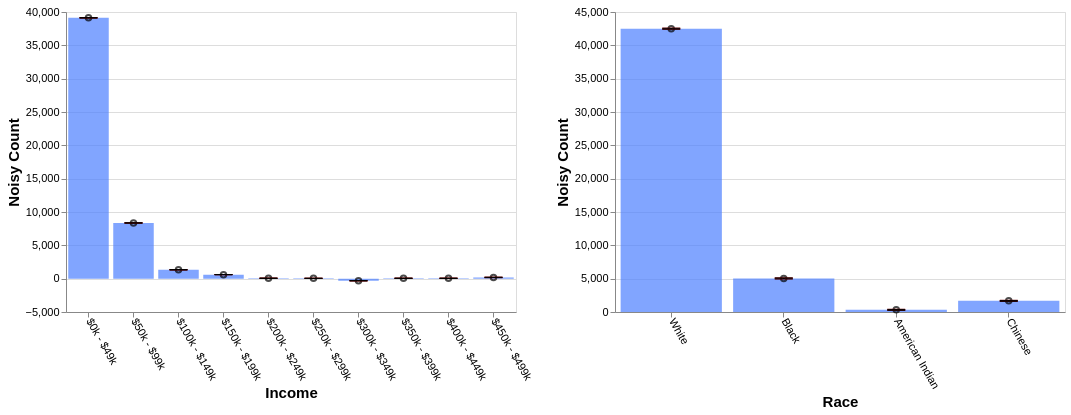

Here is the Vega-Lite specification saved for this chart:
### Vega-Lite specification from a JSON file in a GitHub repository (floating-point values rounded to 4 significant figures)
{"config": {"view": {"continuousWidth": 400, "continuousHeight": 300}, "axis": {"labelFontSize": 11, "titleFontSize": 15}, "axisBottom": {"labelAngle": 60}}, "hconcat": [{"layer": [{"mark": "bar", "encoding": {"color": {"value": "transparent"}, "tooltip": [{"aggregate": "sum", "field": "noisy_count", "title": "noisy count", "type": "quantitative"}, {"aggregate": "sum", "field": "noisy_count_prev", "title": "prev count", "type": "quantitative"}, {"aggregate": "sum", "field": "error", "title": "current error", "type": "quantitative"}, {"aggregate": "sum", "field": "error_prev", "title": "prev error", "type": "quantitative"}], "x": {"field": "income", "sort": null, "title": "Income", "type": "ordinal"}}, "height": 300, "selection": {"selector681": {"type": "interval", "encodings": ["x"]}}, "transform": [{"filter": {"selection": "selector682"}}], "width": 450}, {"mark": {"type": "bar", "color": "gray", "opacity": 0}, "encoding": {"x": {"field": "income", "sort": null, "title": "Income", "type": "ordinal"}, "y": {"aggregate": "sum", "field": "noisy_count_prev", "type": "quantitative"}}, "transform": [{"filter": {"selection": "selector682"}}]}, {"mark": {"type": "bar", "color": "#4C7FFF", "opacity": 0.7}, "encoding": {"x": {"field": "income", "sort": null, "title": "Income", "type": "ordinal"}, "y": {"aggregate": "sum", "field": "noisy_count", "type": "quantitative"}}, "transform": [{"filter": {"selection": "selector682"}}]}, {"mark": {"type": "point", "color": "black", "opacity": 0.7}, "encoding": {"x": {"field": "income", "sort": null, "title": "Income", "type": "ordinal"}, "y": {"aggregate": "sum", "field": "noisy_count", "title": "Noisy Count", "type": "quantitative"}}, "transform": [{"filter": {"selection": "selector682"}}]}, {"mark": {"type": "rule", "color": "#B6B6B6", "size": 2, "strokeDash": [3, 3]}, "encoding": {"x": {"field": "income", "sort": null, "title": "Income", "type": "ordinal"}, "y": {"aggregate": "sum", "field": "plus_error_prev_income", "title": "", "type": "quantitative"}, "y2": {"aggregate": "sum", "field": "minus_error_prev_income", "title": ""}}, "transform": [{"filter": {"selection": "selector682"}}]}, {"mark": {"type": "tick", "color": "#B90000", "size": 0, "strokeDash": [1, 1]}, "encoding": {"x": {"field": "income", "sort": null, "title": "Income", "type": "ordinal"}, "y": {"aggregate": "sum", "field": "plus_error_prev_income", "type": "quantitative"}}, "transform": [{"filter": {"selection": "selector682"}}]}, {"mark": {"type": "tick", "color": "#B90000", "size": 0, "strokeDash": [3, 1]}, "encoding": {"x": {"field": "income", "sort": null, "title": "Income", "type": "ordinal"}, "y": {"aggregate": "sum", "field": "minus_error_prev_income", "type": "quantitative"}}, "transform": [{"filter": {"selection": "selector682"}}]}, {"mark": {"type": "rule", "color": "black", "size": 2}, "encoding": {"x": {"field": "income", "sort": null, "title": "Income", "type": "ordinal"}, "y": {"aggregate": "sum", "field": "plus_error", "title": "", "type": "quantitative"}, "y2": {"aggregate": "sum", "field": "minus_error", "title": ""}}, "transform": [{"filter": {"selection": "selector682"}}]}, {"mark": {"type": "tick", "color": "black", "width": 0}, "encoding": {"x": {"field": "income", "sort": null, "title": "Income", "type": "ordinal"}, "y": {"aggregate": "sum", "field": "plus_error", "type": "quantitative"}}, "transform": [{"filter": {"selection": "selector682"}}]}, {"mark": {"type": "tick", "color": "black", "width": 0}, "encoding": {"x": {"field": "income", "sort": null, "title": "Income", "type": "ordinal"}, "y": {"aggregate": "sum", "field": "minus_error", "type": "quantitative"}}, "transform": [{"filter": {"selection": "selector682"}}]}]}, {"layer": [{"mark": "bar", "encoding": {"color": {"value": "transparent"}, "tooltip": [{"aggregate": "sum", "field": "noisy_count", "title": "noisy count", "type": "quantitative"}, {"aggregate": "sum", "field": "noisy_count_prev", "title": "prev count", "type": "quantitative"}, {"aggregate": "sum", "field": "error", "title": "current error", "type": "quantitative"}, {"aggregate": "sum", "field": "error_prev", "title": "prev error", "type": "quantitative"}], "x": {"field": "race", "sort": null, "title": "Race", "type": "ordinal"}}, "height": 300, "selection": {"selector682": {"type": "interval", "encodings": ["x"]}}, "transform": [{"filter": {"selection": "selector681"}}], "width": 450}, {"mark": {"type": "bar", "color": "gray", "opacity": 0}, "encoding": {"x": {"field": "race", "sort": null, "title": "Race", "type": "ordinal"}, "y": {"aggregate": "sum", "field": "noisy_count_prev", "type": "quantitative"}}, "transform": [{"filter": {"selection": "selector681"}}]}, {"mark": {"type": "bar", "color": "#4C7FFF", "opacity": 0.7}, "encoding": {"x": {"field": "race", "sort": null, "title": "Race", "type": "ordinal"}, "y": {"aggregate": "sum", "field": "noisy_count", "type": "quantitative"}}, "transform": [{"filter": {"selection": "selector681"}}]}, {"mark": {"type": "point", "color": "black", "opacity": 0.7}, "encoding": {"x": {"field": "race", "sort": null, "title": "Race", "type": "ordinal"}, "y": {"aggregate": "sum", "field": "noisy_count", "title": "Noisy Count", "type": "quantitative"}}, "transform": [{"filter": {"selection": "selector681"}}]}, {"mark": {"type": "rule", "color": "#B6B6B6", "size": 2, "strokeDash": [3, 3]}, "encoding": {"x": {"field": "race", "sort": null, "title": "Race", "type": "ordinal"}, "y": {"aggregate": "sum", "field": "plus_error_prev_race", "title": "", "type": "quantitative"}, "y2": {"aggregate": "sum", "field": "minus_error_prev_race", "title": ""}}, "transform": [{"filter": {"selection": "selector681"}}]}, {"mark": {"type": "tick", "color": "#B90000", "size": 0, "strokeDash": [1, 1]}, "encoding": {"x": {"field": "race", "sort": null, "title": "Race", "type": "ordinal"}, "y": {"aggregate": "sum", "field": "plus_error_prev_race", "type": "quantitative"}}, "transform": [{"filter": {"selection": "selector681"}}]}, {"mark": {"type": "tick", "color": "#B90000", "size": 0, "strokeDash": [3, 1]}, "encoding": {"x": {"field": "race", "sort": null, "title": "Race", "type": "ordinal"}, "y": {"aggregate": "sum", "field": "minus_error_prev_race", "type": "quantitative"}}, "transform": [{"filter": {"selection": "selector681"}}]}, {"mark": {"type": "rule", "color": "black", "size": 2}, "encoding": {"x": {"field": "race", "sort": null, "title": "Race", "type": "ordinal"}, "y": {"aggregate": "sum", "field": "plus_error", "title": "", "type": "quantitative"}, "y2": {"aggregate": "sum", "field": "minus_error", "title": ""}}, "transform": [{"filter": {"selection": "selector681"}}]}, {"mark": {"type": "tick", "color": "black", "width": 0}, "encoding": {"x": {"field": "race", "sort": null, "title": "Race", "type": "ordinal"}, "y": {"aggregate": "sum", "field": "plus_error", "type": "quantitative"}}, "transform": [{"filter": {"selection": "selector681"}}]}, {"mark": {"type": "tick", "color": "black", "width": 0}, "encoding": {"x": {"field": "race", "sort": null, "title": "Race", "type": "ordinal"}, "y": {"aggregate": "sum", "field": "minus_error", "type": "quantitative"}}, "transform": [{"filter": {"selection": "selector681"}}]}]}], "data": {"name": "data-34a1788463ebf0e57149378d5dfe69c6"}, "$schema": "https://vega.github.io/schema/vega-lite/v4.17.0.json", "datasets": {"data-34a1788463ebf0e57149378d5dfe69c6": [{"income": "$0k - $49k", "race": "White", "noisy_count": 33200.0, "true_count": 33160.0, "plus_error": 33210.0, "minus_error": 33190.0, "error": 8.1, "noisy_count_prev": 33200.0, "true_count_prev": 33160.0, "plus_error_prev": 33210.0, "minus_error_prev": 33190.0, "error_prev": 8.9, "plus_error_prev_income": 33210.0, "minus_error_prev_income": 33190.0, "plus_error_prev_race": 33210.0, "minus_error_prev_race": 33190.0}, {"income": "$0k - $49k", "race": "Black", "noisy_count": 4251.0, "true_count": 4314.0, "plus_error": 4259.0, "minus_error": 4243.0, "error": 8.1, "noisy_count_prev": 4250.0, "true_count_prev": 4314.0, "plus_error_prev": 4259.0, "minus_error_prev": 4242.0, "error_prev": 8.9, "plus_error_prev_income": 4260.0, "minus_error_prev_income": 4242.0, "plus_error_prev_race": 4260.0, "minus_error_prev_race": 4242.0}, {"income": "$0k - $49k", "race": "American Indian", "noisy_count": 564.8, "true_count": 489.0, "plus_error": 572.9, "minus_error": 556.6, "error": 8.1, "noisy_count_prev": 563.4, "true_count_prev": 489.0, "plus_error_prev": 572.4, "minus_error_prev": 554.5, "error_prev": 8.9, "plus_error_prev_income": 573.2, "minus_error_prev_income": 555.3, "plus_error_prev_race": 572.0, "minus_error_prev_race": 554.1}, {"income": "$0k - $49k", "race": "Chinese", "noisy_count": 1107.0, "true_count": 992.0, "plus_error": 1115.0, "minus_error": 1099.0, "error": 8.1, "noisy_count_prev": 1106.0, "true_count_prev": 992.0, "plus_error_prev": 1115.0, "minus_error_prev": 1097.0, "error_prev": 8.9, "plus_error_prev_income": 1116.0, "minus_error_prev_income": 1098.0, "plus_error_prev_race": 1115.0, "minus_error_prev_race": 1097.0}, {"income": "$50k - $99k", "race": "White", "noisy_count": 7486.0, "true_count": 7572.0, "plus_error": 7494.0, "minus_error": 7478.0, "error": 8.1, "noisy_count_prev": 7486.0, "true_count_prev": 7572.0, "plus_error_prev": 7495.0, "minus_error_prev": 7477.0, "error_prev": 8.9, "plus_error_prev_income": 7494.0, "minus_error_prev_income": 7477.0, "plus_error_prev_race": 7495.0, "minus_error_prev_race": 7478.0}, {"income": "$50k - $99k", "race": "Black", "noisy_count": 543.7, "true_count": 547.0, "plus_error": 551.9, "minus_error": 535.6, "error": 8.1, "noisy_count_prev": 544.2, "true_count_prev": 547.0, "plus_error_prev": 553.2, "minus_error_prev": 535.3, "error_prev": 8.9, "plus_error_prev_income": 552.7, "minus_error_prev_income": 534.8, "plus_error_prev_race": 553.4, "minus_error_prev_race": 535.5}, {"income": "$50k - $99k", "race": "American Indian", "noisy_count": -2.5, "true_count": 64.0, "plus_error": 5.7, "minus_error": -10.6, "error": 8.1, "noisy_count_prev": 0.5, "true_count_prev": 64.0, "plus_error_prev": 9.4, "minus_error_prev": -8.4, "error_prev": 8.9, "plus_error_prev_income": 8.875, "minus_error_prev_income": -8.925, "plus_error_prev_race": 8.99, "minus_error_prev_race": -8.81}, {"income": "$50k - $99k", "race": "Chinese", "noisy_count": 330.4, "true_count": 344.0, "plus_error": 338.5, "minus_error": 322.3, "error": 8.1, "noisy_count_prev": 328.7, "true_count_prev": 344.0, "plus_error_prev": 337.6, "minus_error_prev": 319.7, "error_prev": 8.9, "plus_error_prev_income": 337.1, "minus_error_prev_income": 319.2, "plus_error_prev_race": 337.8, "minus_error_prev_race": 319.9}, {"income": "$100k - $149k", "race": "White", "noisy_count": 1088.0, "true_count": 1036.0, "plus_error": 1096.0, "minus_error": 1080.0, "error": 8.1, "noisy_count_prev": 1085.0, "true_count_prev": 1036.0, "plus_error_prev": 1094.0, "minus_error_prev": 1076.0, "error_prev": 8.9, "plus_error_prev_income": 1095.0, "minus_error_prev_income": 1077.0, "plus_error_prev_race": 1095.0, "minus_error_prev_race": 1077.0}, {"income": "$100k - $149k", "race": "Black", "noisy_count": -0.5, "true_count": 45.0, "plus_error": 7.6, "minus_error": -8.6, "error": 8.1, "noisy_count_prev": 0.9, "true_count_prev": 45.0, "plus_error_prev": 9.8, "minus_error_prev": -8.1, "error_prev": 8.9, "plus_error_prev_income": 10.27, "minus_error_prev_income": -7.625, "plus_error_prev_race": 9.97, "minus_error_prev_race": -7.93}, {"income": "$100k - $149k", "race": "American Indian", "noisy_count": 85.4, "true_count": 4.0, "plus_error": 93.6, "minus_error": 77.3, "error": 8.1, "noisy_count_prev": 85.3, "true_count_prev": 4.0, "plus_error_prev": 94.2, "minus_error_prev": 76.3, "error_prev": 8.9, "plus_error_prev_income": 94.67, "minus_error_prev_income": 76.77, "plus_error_prev_race": 93.79, "minus_error_prev_race": 75.89}, {"income": "$100k - $149k", "race": "Chinese", "noisy_count": 160.8, "true_count": 64.0, "plus_error": 168.9, "minus_error": 152.7, "error": 8.1, "noisy_count_prev": 159.8, "true_count_prev": 64.0, "plus_error_prev": 168.7, "minus_error_prev": 150.8, "error_prev": 8.9, "plus_error_prev_income": 169.2, "minus_error_prev_income": 151.3, "plus_error_prev_race": 168.9, "minus_error_prev_race": 151.0}, {"income": "$150k - $199k", "race": "White", "noisy_count": 572.7, "true_count": 559.0, "plus_error": 575.6, "minus_error": 569.8, "error": 2.9, "noisy_count_prev": 573.0, "true_count_prev": 559.0, "plus_error_prev": 576.2, "minus_error_prev": 569.8, "error_prev": 3.2, "plus_error_prev_income": 576.2, "minus_error_prev_income": 569.8, "plus_error_prev_race": 576.6, "minus_error_prev_race": 570.2}, {"income": "$150k - $199k", "race": "Black", "noisy_count": -1.7, "true_count": 15.0, "plus_error": 1.2, "minus_error": -4.7, "error": 2.9, "noisy_count_prev": -1.6, "true_count_prev": 15.0, "plus_error_prev": 1.6, "minus_error_prev": -4.8, "error_prev": 3.2, "plus_error_prev_income": 1.575, "minus_error_prev_income": -4.825, "plus_error_prev_race": 1.77, "minus_error_prev_race": -4.63}, {"income": "$150k - $199k", "race": "American Indian", "noisy_count": -8.3, "true_count": 1.0, "plus_error": -5.4, "minus_error": -11.2, "error": 2.9, "noisy_count_prev": -8.5, "true_count_prev": 1.0, "plus_error_prev": -5.3, "minus_error_prev": -11.7, "error_prev": 3.2, "plus_error_prev_income": -5.325, "minus_error_prev_income": -11.72, "plus_error_prev_race": -5.71, "minus_error_prev_race": -12.11}, {"income": "$150k - $199k", "race": "Chinese", "noisy_count": 41.6, "true_count": 34.0, "plus_error": 44.5, "minus_error": 38.7, "error": 2.9, "noisy_count_prev": 41.5, "true_count_prev": 34.0, "plus_error_prev": 44.7, "minus_error_prev": 38.3, "error_prev": 3.2, "plus_error_prev_income": 44.68, "minus_error_prev_income": 38.28, "plus_error_prev_race": 44.86, "minus_error_prev_race": 38.46}, {"income": "$200k - $249k", "race": "White", "noisy_count": 202.1, "true_count": 122.0, "plus_error": 210.3, "minus_error": 194.0, "error": 8.1, "noisy_count_prev": 200.0, "true_count_prev": 122.0, "plus_error_prev": 208.9, "minus_error_prev": 191.0, "error_prev": 8.9, "plus_error_prev_income": 209.3, "minus_error_prev_income": 191.4, "plus_error_prev_race": 209.3, "minus_error_prev_race": 191.4}, {"income": "$200k - $249k", "race": "Black", "noisy_count": -26.7, "true_count": 7.0, "plus_error": -18.6, "minus_error": -34.8, "error": 8.1, "noisy_count_prev": -28.2, "true_count_prev": 7.0, "plus_error_prev": -19.2, "minus_error_prev": -37.1, "error_prev": 8.9, "plus_error_prev_income": -18.82, "minus_error_prev_income": -36.73, "plus_error_prev_race": -19.03, "minus_error_prev_race": -36.93}, {"income": "$200k - $249k", "race": "American Indian", "noisy_count": -42.8, "true_count": 3.0, "plus_error": -34.7, "minus_error": -50.9, "error": 8.1, "noisy_count_prev": -42.0, "true_count_prev": 3.0, "plus_error_prev": -33.0, "minus_error_prev": -50.9, "error_prev": 8.9, "plus_error_prev_income": -32.62, "minus_error_prev_income": -50.52, "plus_error_prev_race": -33.41, "minus_error_prev_race": -51.31}, {"income": "$200k - $249k", "race": "Chinese", "noisy_count": -68.8, "true_count": 5.0, "plus_error": -60.7, "minus_error": -76.9, "error": 8.1, "noisy_count_prev": -67.5, "true_count_prev": 5.0, "plus_error_prev": -58.5, "minus_error_prev": -76.4, "error_prev": 8.9, "plus_error_prev_income": -58.12, "minus_error_prev_income": -76.03, "plus_error_prev_race": -58.34, "minus_error_prev_race": -76.24}, {"income": "$250k - $299k", "race": "White", "noisy_count": 73.2, "true_count": 43.0, "plus_error": 76.1, "minus_error": 70.3, "error": 2.9, "noisy_count_prev": 72.4, "true_count_prev": 43.0, "plus_error_prev": 75.6, "minus_error_prev": 69.2, "error_prev": 3.2, "plus_error_prev_income": 75.52, "minus_error_prev_income": 69.12, "plus_error_prev_race": 76.01, "minus_error_prev_race": 69.61}, {"income": "$250k - $299k", "race": "Black", "noisy_count": 29.1, "true_count": 0.0, "plus_error": 32.0, "minus_error": 26.2, "error": 2.9, "noisy_count_prev": 28.9, "true_count_prev": 0.0, "plus_error_prev": 32.1, "minus_error_prev": 25.7, "error_prev": 3.2, "plus_error_prev_income": 32.03, "minus_error_prev_income": 25.62, "plus_error_prev_race": 32.27, "minus_error_prev_race": 25.87}, {"income": "$250k - $299k", "race": "American Indian", "noisy_count": -39.0, "true_count": 0.0, "plus_error": -36.1, "minus_error": -41.8, "error": 2.9, "noisy_count_prev": -38.0, "true_count_prev": 0.0, "plus_error_prev": -34.8, "minus_error_prev": -41.2, "error_prev": 3.2, "plus_error_prev_income": -34.88, "minus_error_prev_income": -41.28, "plus_error_prev_race": -35.21, "minus_error_prev_race": -41.61}, {"income": "$250k - $299k", "race": "Chinese", "noisy_count": -9.2, "true_count": 3.0, "plus_error": -6.4, "minus_error": -12.1, "error": 2.9, "noisy_count_prev": -8.9, "true_count_prev": 3.0, "plus_error_prev": -5.7, "minus_error_prev": -12.1, "error_prev": 3.2, "plus_error_prev_income": -5.775, "minus_error_prev_income": -12.17, "plus_error_prev_race": -5.54, "minus_error_prev_race": -11.94}, {"income": "$300k - $349k", "race": "White", "noisy_count": -24.6, "true_count": 11.0, "plus_error": -17.4, "minus_error": -31.7, "error": 7.1, "noisy_count_prev": -24.0, "true_count_prev": 11.0, "plus_error_prev": -16.3, "minus_error_prev": -31.7, "error_prev": 7.7, "plus_error_prev_income": -17.47, "minus_error_prev_income": -32.88, "plus_error_prev_race": -15.89, "minus_error_prev_race": -31.29}, {"income": "$300k - $349k", "race": "Black", "noisy_count": -62.8, "true_count": 1.0, "plus_error": -55.7, "minus_error": -69.9, "error": 7.1, "noisy_count_prev": -62.3, "true_count_prev": 1.0, "plus_error_prev": -54.6, "minus_error_prev": -70.0, "error_prev": 7.7, "plus_error_prev_income": -55.77, "minus_error_prev_income": -71.17, "plus_error_prev_race": -54.43, "minus_error_prev_race": -69.83}, {"income": "$300k - $349k", "race": "American Indian", "noisy_count": -145.8, "true_count": 0.0, "plus_error": -138.7, "minus_error": -152.9, "error": 7.1, "noisy_count_prev": -142.6, "true_count_prev": 0.0, "plus_error_prev": -134.9, "minus_error_prev": -150.4, "error_prev": 7.7, "plus_error_prev_income": -136.1, "minus_error_prev_income": -151.6, "plus_error_prev_race": -135.3, "minus_error_prev_race": -150.8}, {"income": "$300k - $349k", "race": "Chinese", "noisy_count": -80.8, "true_count": 0.0, "plus_error": -73.7, "minus_error": -87.9, "error": 7.1, "noisy_count_prev": -80.4, "true_count_prev": 0.0, "plus_error_prev": -72.7, "minus_error_prev": -88.1, "error_prev": 7.7, "plus_error_prev_income": -73.88, "minus_error_prev_income": -89.27, "plus_error_prev_race": -72.54, "minus_error_prev_race": -87.94}, {"income": "$350k - $399k", "race": "White", "noisy_count": 48.8, "true_count": 2.0, "plus_error": 55.7, "minus_error": 41.9, "error": 6.9, "noisy_count_prev": 48.5, "true_count_prev": 2.0, "plus_error_prev": 56.0, "minus_error_prev": 41.0, "error_prev": 7.5, "plus_error_prev_income": 56.48, "minus_error_prev_income": 41.48, "plus_error_prev_race": 56.41, "minus_error_prev_race": 41.41}, {"income": "$350k - $399k", "race": "Black", "noisy_count": -2.2, "true_count": 0.0, "plus_error": 4.7, "minus_error": -9.1, "error": 6.9, "noisy_count_prev": -2.2, "true_count_prev": 0.0, "plus_error_prev": 5.2, "minus_error_prev": -9.7, "error_prev": 7.5, "plus_error_prev_income": 5.675, "minus_error_prev_income": -9.225, "plus_error_prev_race": 5.37, "minus_error_prev_race": -9.53}, {"income": "$350k - $399k", "race": "American Indian", "noisy_count": 11.5, "true_count": 0.0, "plus_error": 18.4, "minus_error": 4.6, "error": 6.9, "noisy_count_prev": 9.4, "true_count_prev": 0.0, "plus_error_prev": 16.9, "minus_error_prev": 2.0, "error_prev": 7.5, "plus_error_prev_income": 17.38, "minus_error_prev_income": 2.475, "plus_error_prev_race": 16.49, "minus_error_prev_race": 1.59}, {"income": "$350k - $399k", "race": "Chinese", "noisy_count": 2.1, "true_count": 0.0, "plus_error": 9.0, "minus_error": -4.8, "error": 6.9, "noisy_count_prev": 2.6, "true_count_prev": 0.0, "plus_error_prev": 10.1, "minus_error_prev": -4.9, "error_prev": 7.5, "plus_error_prev_income": 10.57, "minus_error_prev_income": -4.425, "plus_error_prev_race": 10.26, "minus_error_prev_race": -4.74}, {"income": "$400k - $449k", "race": "White", "noisy_count": -51.0, "true_count": 2.0, "plus_error": -42.9, "minus_error": -59.1, "error": 8.1, "noisy_count_prev": -50.1, "true_count_prev": 2.0, "plus_error_prev": -41.2, "minus_error_prev": -59.1, "error_prev": 8.9, "plus_error_prev_income": -41.3, "minus_error_prev_income": -59.2, "plus_error_prev_race": -40.79, "minus_error_prev_race": -58.69}, {"income": "$400k - $449k", "race": "Black", "noisy_count": 188.2, "true_count": 0.0, "plus_error": 196.3, "minus_error": 180.1, "error": 8.1, "noisy_count_prev": 186.2, "true_count_prev": 0.0, "plus_error_prev": 195.1, "minus_error_prev": 177.2, "error_prev": 8.9, "plus_error_prev_income": 195.0, "minus_error_prev_income": 177.1, "plus_error_prev_race": 195.3, "minus_error_prev_race": 177.4}, {"income": "$400k - $449k", "race": "American Indian", "noisy_count": -108.7, "true_count": 0.0, "plus_error": -100.6, "minus_error": -116.9, "error": 8.1, "noisy_count_prev": -107.3, "true_count_prev": 0.0, "plus_error_prev": -98.3, "minus_error_prev": -116.2, "error_prev": 8.9, "plus_error_prev_income": -98.4, "minus_error_prev_income": -116.3, "plus_error_prev_race": -98.71, "minus_error_prev_race": -116.6}, {"income": "$400k - $449k", "race": "Chinese", "noisy_count": 27.3, "true_count": 0.0, "plus_error": 35.5, "minus_error": 19.2, "error": 8.1, "noisy_count_prev": 27.4, "true_count_prev": 0.0, "plus_error_prev": 36.3, "minus_error_prev": 18.4, "error_prev": 8.9, "plus_error_prev_income": 36.2, "minus_error_prev_income": 18.3, "plus_error_prev_race": 36.46, "minus_error_prev_race": 18.56}, {"income": "$450k - $499k", "race": "White", "noisy_count": -101.5, "true_count": 1.0, "plus_error": -93.4, "minus_error": -109.6, "error": 8.1, "noisy_count_prev": -101.4, "true_count_prev": 1.0, "plus_error_prev": -92.4, "minus_error_prev": -110.3, "error_prev": 8.9, "plus_error_prev_income": -91.83, "minus_error_prev_income": -109.7, "plus_error_prev_race": -91.99, "minus_error_prev_race": -109.9}, {"income": "$450k - $499k", "race": "Black", "noisy_count": 122.1, "true_count": 0.0, "plus_error": 130.3, "minus_error": 114.0, "error": 8.1, "noisy_count_prev": 121.9, "true_count_prev": 0.0, "plus_error_prev": 130.9, "minus_error_prev": 113.0, "error_prev": 8.9, "plus_error_prev_income": 131.5, "minus_error_prev_income": 113.6, "plus_error_prev_race": 131.1, "minus_error_prev_race": 113.2}, {"income": "$450k - $499k", "race": "American Indian", "noisy_count": 8.7, "true_count": 0.0, "plus_error": 16.8, "minus_error": 0.5, "error": 8.1, "noisy_count_prev": 7.2, "true_count_prev": 0.0, "plus_error_prev": 16.1, "minus_error_prev": -1.7, "error_prev": 8.9, "plus_error_prev_income": 16.68, "minus_error_prev_income": -1.125, "plus_error_prev_race": 15.69, "minus_error_prev_race": -2.11}, {"income": "$450k - $499k", "race": "Chinese", "noisy_count": 160.4, "true_count": 0.0, "plus_error": 168.5, "minus_error": 152.3, "error": 8.1, "noisy_count_prev": 159.7, "true_count_prev": 0.0, "plus_error_prev": 168.6, "minus_error_prev": 150.8, "error_prev": 8.9, "plus_error_prev_income": 169.2, "minus_error_prev_income": 151.4, "plus_error_prev_race": 168.8, "minus_error_prev_race": 151.0}]}}
